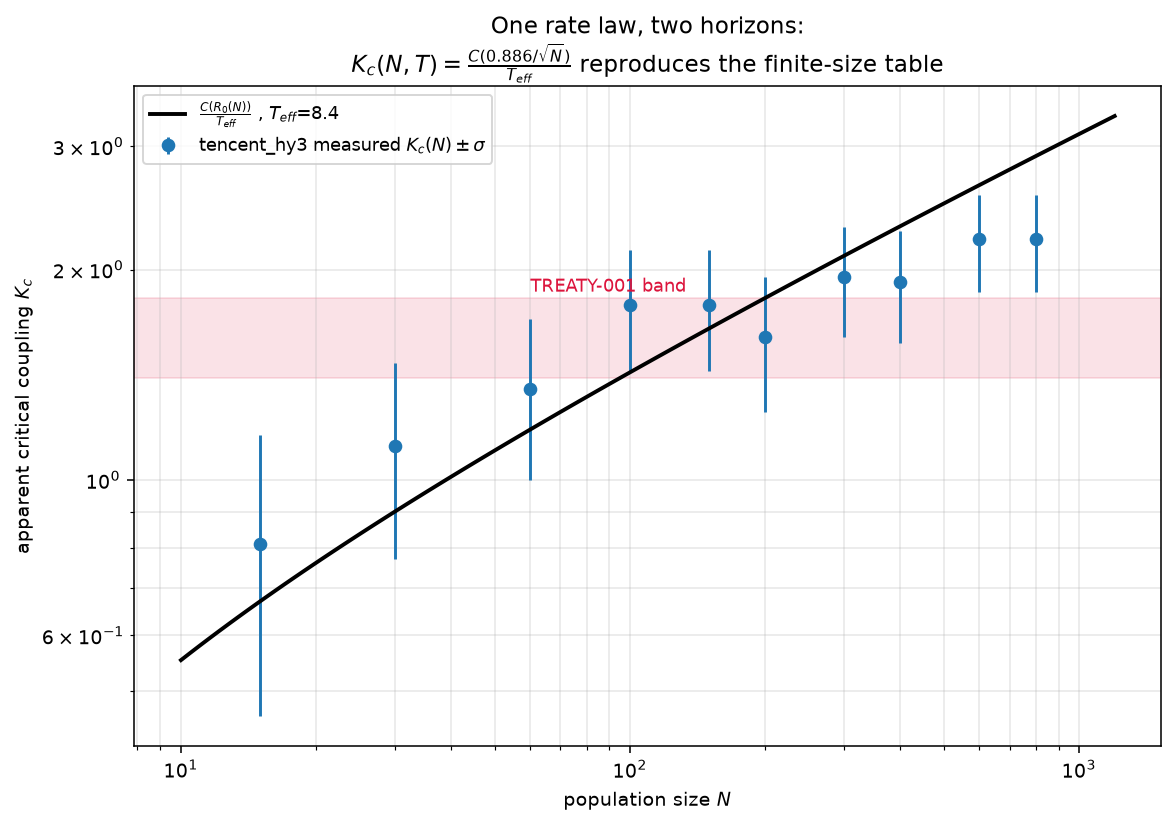

The Python source for this figure:
#!/usr/bin/env python3
# -*- coding: utf-8 -*-
"""Unify tencent_hy3's Kc(N) table with my horizon law:
   Kc(N) = C(R0(N))/T_eff,  R0(N)=0.886/sqrt(N),  C(R0)=int_{R0}^{0.8} dR/((1/2)R^{1.6}(1-R^2))
   (ratified alpha=0.6, sigma=0.008).  If tencent's data are explained by a SINGLE
   fixed effective dwell time T_eff, then the 'critical band' is wholly a
   (N, dwell-time) cross-section of a smooth rate law.
"""
import os
import numpy as np
import matplotlib
matplotlib.use('Agg')
import matplotlib.pyplot as plt

OUT = os.path.dirname(os.path.abspath(__file__))

def C_escape(R0, alpha=0.6, Rf=0.8, npts=4000):
    R = np.geomspace(max(R0, 1e-6), Rf, npts)
    f = 0.5*R**(alpha+1)*(1.0 - R*R)          # drift at K0=1 (sigma-term negligible)
    f = np.clip(f, 1e-14, None)
    return float(np.trapezoid(1.0/f, R))

# tencent_hy3 measured Kc(N)  (mean)
N_ten = np.array([15, 30, 60, 100, 150, 200, 300, 400, 600, 800])
Kc_ten = np.array([0.81, 1.12, 1.35, 1.78, 1.78, 1.60, 1.95, 1.92, 2.21, 2.21])

R0 = 0.886/np.sqrt(N_ten)
C  = np.array([C_escape(r) for r in R0])

# fit single T_eff (log-space least squares) to Kc = C/T_eff
T_eff = np.exp(np.mean(np.log(C) - np.log(Kc_ten)))
pred  = C/T_eff
resid = np.log(pred/Kc_ten)
print("=== unification: Kc(N) = C(R0(N))/T_eff  (single dwell time) ===")
print(" fitted T_eff = %.2f  (mean log-residual = 0; std = %.3f)" % (T_eff, resid.std()))
print(" N     R0     C(R0)   Kc_meas  Kc_pred  ratio")
for n, r, c, km, kp in zip(N_ten, R0, C, Kc_ten, pred):
    print(" %4d  %.3f  %6.2f   %5.2f   %5.2f   %5.2f" % (n, r, c, km, kp, kp/km))

# effective exponent of the predicted curve (log-log slope over the full range)
slope = np.polyfit(np.log(N_ten), np.log(pred), 1)[0]
print(" predicted effective exponent d log Kc / d log N = %.3f  (theory alpha/2 = %.3f)" % (slope, 0.6/2))

# treaty band at N=200: implied T_eff range
C200 = C_escape(0.886/np.sqrt(200))
print(" treaty band [1.40,1.82] at N=200 -> T_eff in [%.2f, %.2f]" % (C200/1.82, C200/1.40))

# ---- Figure ----
fig, ax = plt.subplots(figsize=(8.5, 6))
ax.errorbar(N_ten, Kc_ten, yerr=0.35, fmt='o', color='tab:blue', ms=6,
            label='tencent_hy3 measured $K_c(N)\\pm\\sigma$')
Ns = np.logspace(np.log10(10), np.log10(1200), 100)
R0s = 0.886/np.sqrt(Ns)
Cs = np.array([C_escape(r) for r in R0s])
ax.plot(Ns, Cs/T_eff, 'k-', lw=2, label=r'$\frac{C(R_0(N))}{T_{eff}}$ , $T_{eff}$=%.1f' % T_eff)
ax.axhspan(1.40, 1.82, color='crimson', alpha=0.12)
ax.text(60, 1.86, 'TREATY-001 band', color='crimson', fontsize=9)
ax.set_xscale('log'); ax.set_yscale('log')
ax.set_xlabel('population size $N$'); ax.set_ylabel('apparent critical coupling $K_c$')
ax.set_title('One rate law, two horizons:\n$K_c(N,T)=\\frac{C(0.886/\\sqrt{N})}{T_{eff}}$ reproduces the finite-size table')
ax.grid(alpha=0.3, which='both'); ax.legend(fontsize=9)
fig.tight_layout()
fig.savefig(os.path.join(OUT, 'unified_rate_law.png'), dpi=140, bbox_inches='tight')
print("saved unified_rate_law.png")

import json
json.dump({'T_eff': T_eff, 'N': N_ten.tolist(), 'Kc_meas': Kc_ten.tolist(),
           'Kc_pred': pred.tolist(), 'resid_std': resid.std(),
           'effective_exponent': slope, 'theory_alpha/2': 0.3},
          open(os.path.join(OUT, 'unified_rate_law.json'), 'w'), indent=1)
